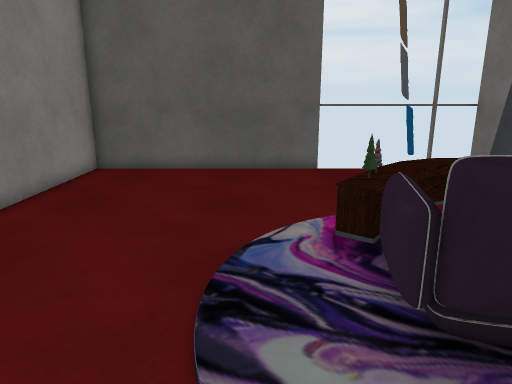
view 1 (above)

13 first-person views from a walk through a scene from a Unity 3-D project. The camera is 1.4 m above the floor, tilts 14° down and sees 70° across. The floor is counted in squares, 0.5 m on a side. Each view is taken from the middle of a square. On the plan, view 1 faces up. The plan holds only what a view shows up to about 20 squares ahead; the rest is blank. The player character is not drawn. Some animated figures are left out. Some surface patterns are stand-ins.

view 2
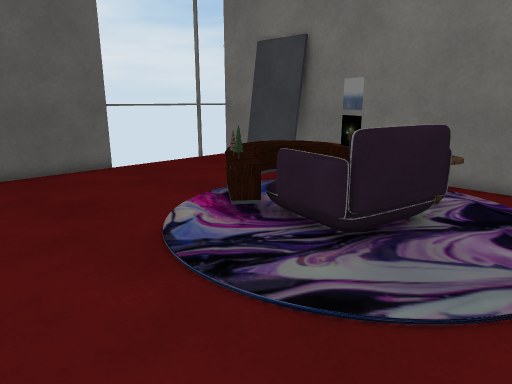

view 3
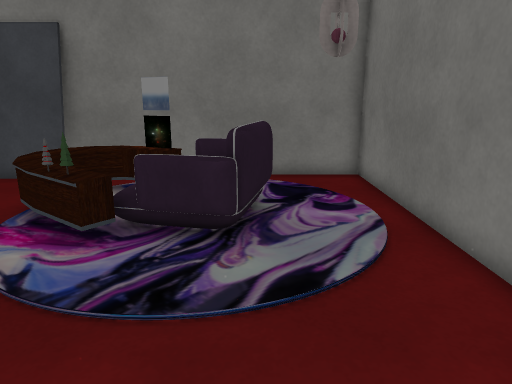

view 4
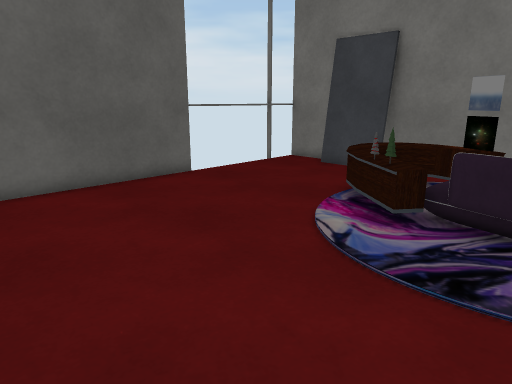

view 5
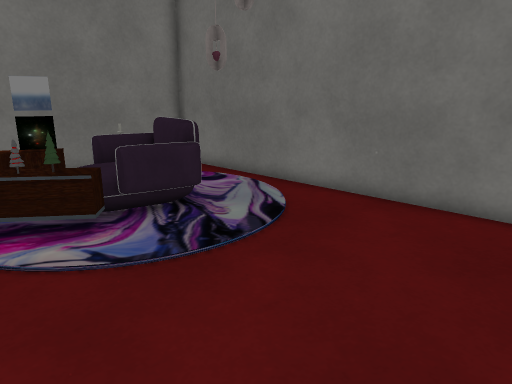

view 6
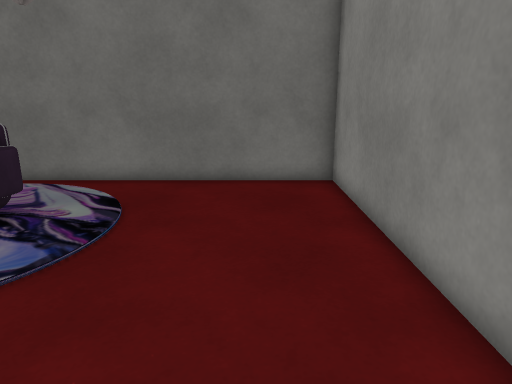

view 7
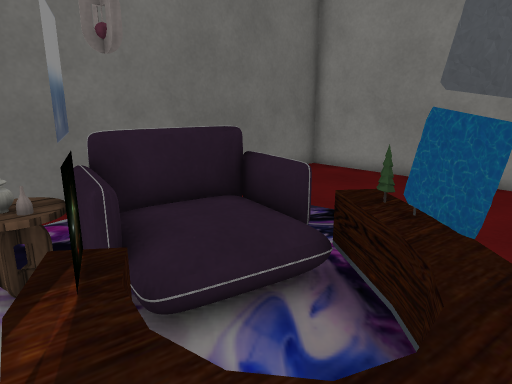

view 8
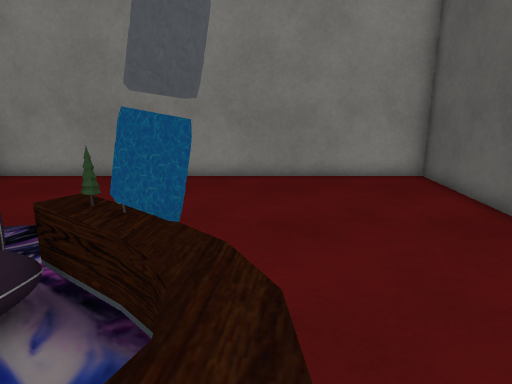

view 9
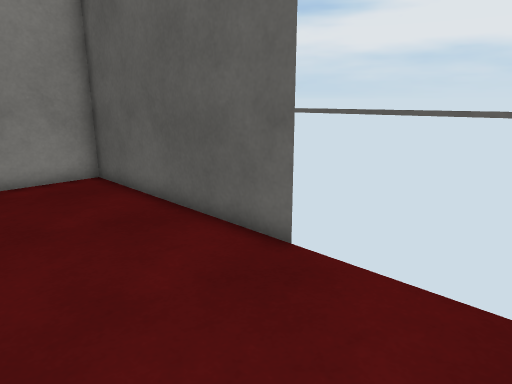

view 10
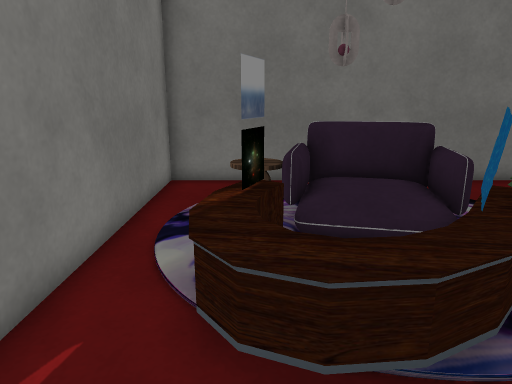

view 11
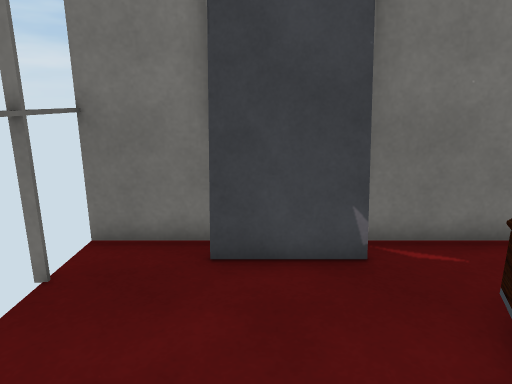

view 12
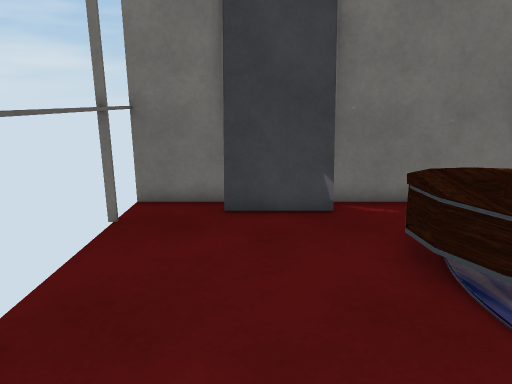

view 13
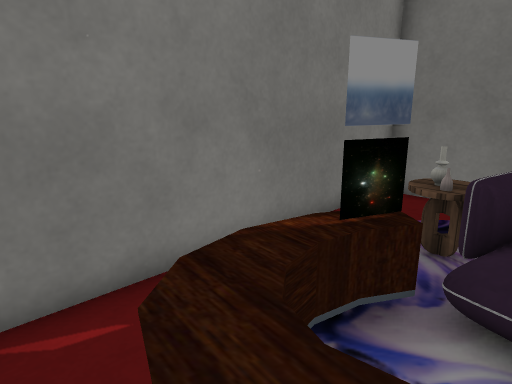

### Floor plan
Key: @ floor where view 1 was taken; . floor; ^ raised ledge; H house; S sofa; T table; O other object.
Columns run from 7 left of view 1 to 9 right of it. Each row starts with its distance up from view 1.
 16               H
 15 HHHHHHHHHHHHHHHHH
 14 H...............H
 13 H...............O
 12 H...............O
 11 H...............O
 10 H...............O
  9 H..........O^^..H
  8 H.........OOOO^.H
  7 H........OOOOOO.H
  6 H.......OOOOOOO.H
  5 H......  OSSSO .H
  4 H......  SSSSO .H
  3 H....... SSSOOT.H
  2 H.......       .H
  1 H........     ..H
  0 H......@........H
 -1  HHHHHHHHHHHHHHHH

Where each view was taken, in squares from view 1:
view 1: 0 up, 0 right, facing up
view 2: 0 up, 4 left, facing up-right
view 3: 3 up, 5 left, facing right
view 4: 3 up, 6 left, facing up-right
view 5: 9 up, 6 left, facing down-right
view 6: 12 up, 4 left, facing down
view 7: 9 up, 7 right, facing down-left
view 8: 9 up, 7 right, facing left
view 9: 10 up, 7 right, facing up-left
view 10: 12 up, 6 right, facing down
view 11: 12 up, 2 right, facing right
view 12: 12 up, 1 left, facing right
view 13: 10 up, 4 right, facing down-right
